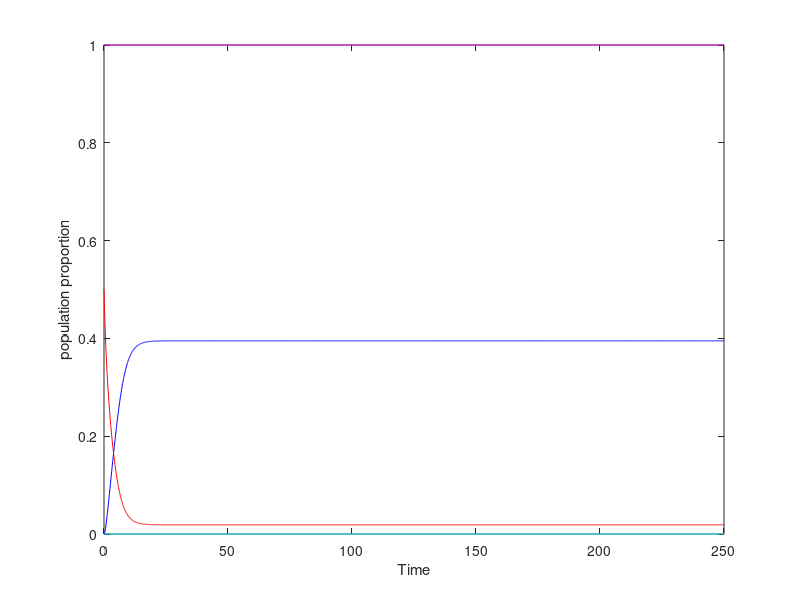

Reproduce this figure in MATLAB. (Note: this script raises an error after producing the figure.)
%% scaled up truebelievers model
% 29 june 16


% need to construct Is, Ps

 n = 2;
 I = [.85, .15; .0001, .9999];
 u_0 = [0; 0;.5;1];
 p = [0.5; 0];
 
% n = 1;
% I = 1;
% u_0 = [0;.85];
% p = .15;

rhs = @(t, u) [(1 - u(1:n) - u((n+1):(2*n)) - p).*(I*(u(1:n) + p)) ...
    - u(1:n).*(I*u((n+1):(2*n)));
    (1 - u(1:n) - u((n+1):(2*n)) - p).*(I*u((n+1):(2*n))) ...
    - u((n+1):(2*n)).*(I*(u(1:n) + p))];

% amount of time
tend = 250.0;


% solve ODE
[T,U] = ode45(@(t,u) rhs(t,u),[0:0.1:tend],u_0);

figure(1);
plot(T,U(:,1),'b',T,U(:,2),'c',T,U(:,3),'r',T,U(:,4),'m');
%plot(T,U(:,1),'b',T,U(:,2),'r')
xlabel('Time')
ylabel('population proportion')

nA = U(2501,1);
nB = U(2501,2);

(nB^2) + (p-1)*nB == (nA+p)^2 - nA 

